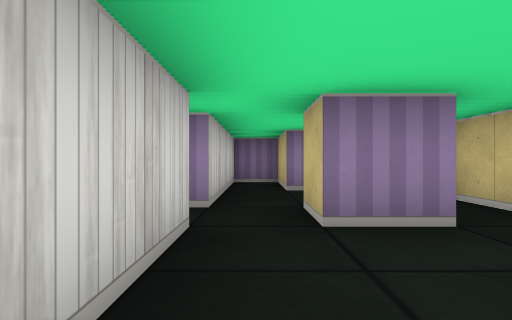
view 1 (above)

16 first-person views from a walk through a cub3D ray-caster map. The camera is about half as high as the walls, looks level and sees 75° across. The floor is counted in squares. Each view is taken from the middle of a square. On the plan, view 1 faces up. The plan holds only what a view shows up to about 9 squares ahead; the rest is blank. The place goes on beyond the plan.

view 2
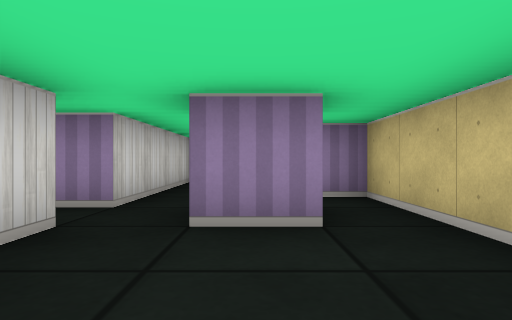

view 3
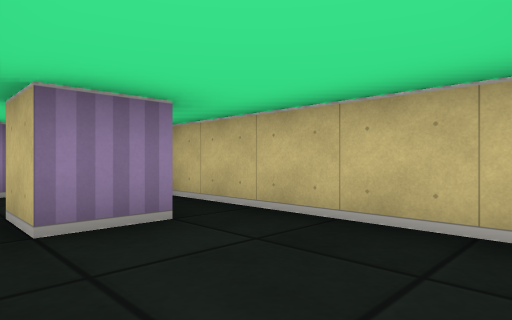

view 4
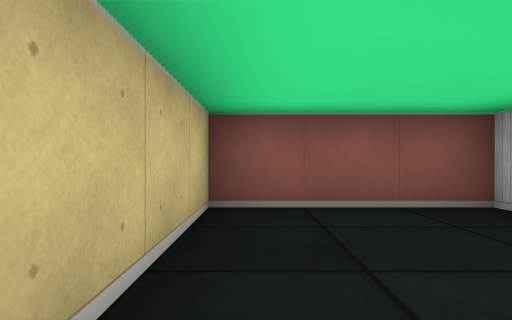

view 5
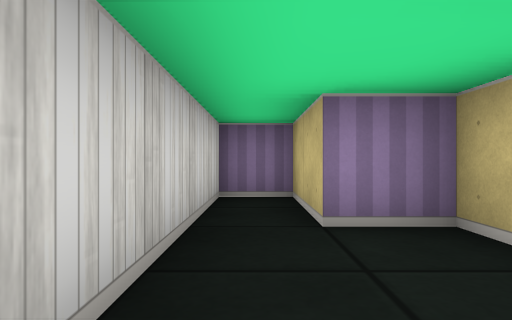

view 6
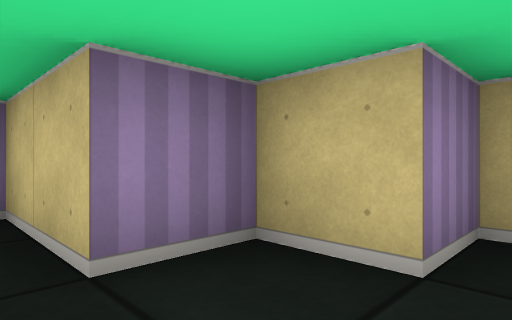

view 7
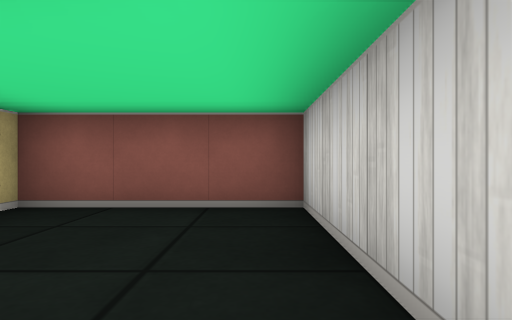

view 8
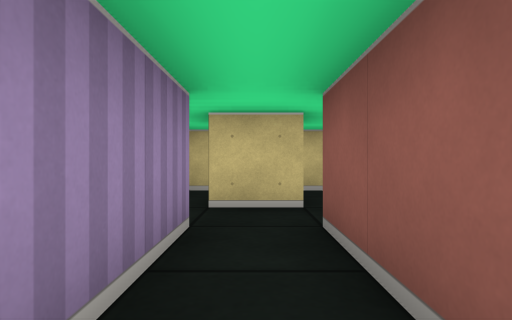

view 9
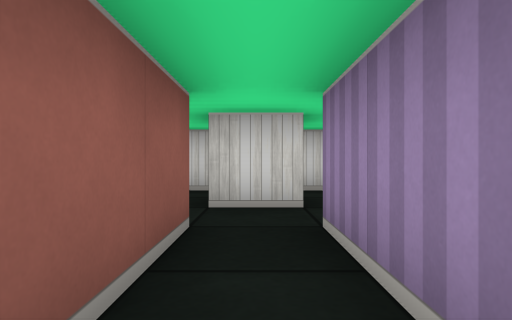

view 10
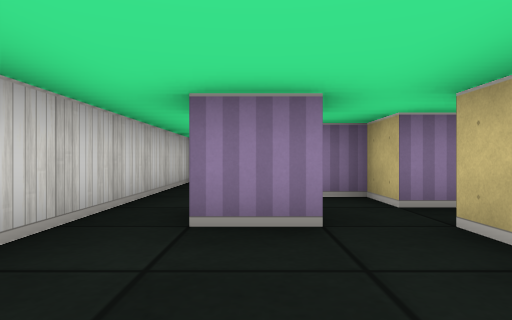

view 11
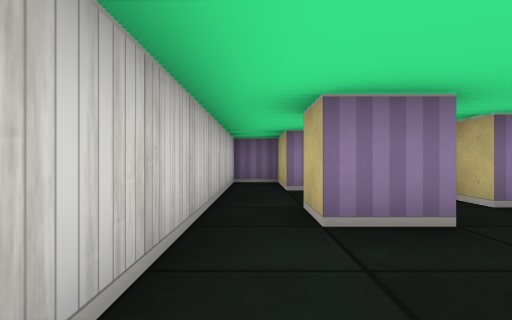

view 12
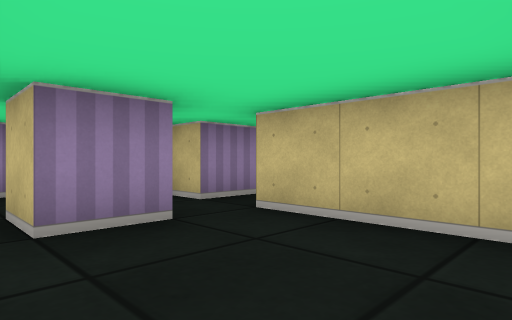

view 13
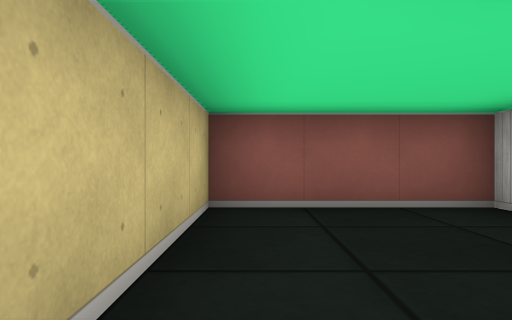

view 14
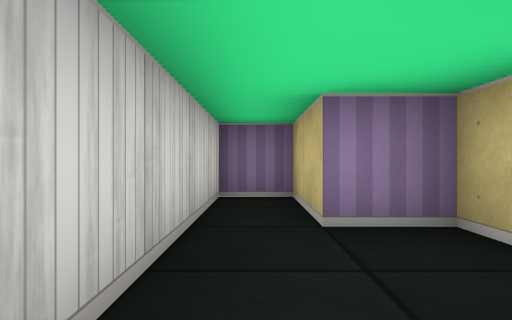

view 15
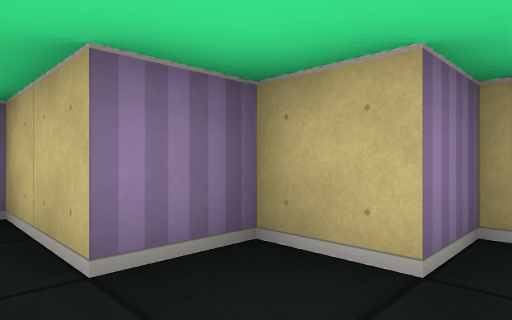

view 16
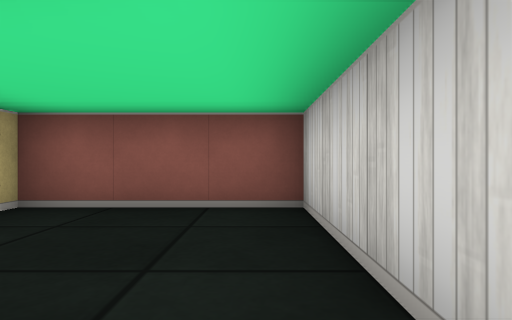

### Floor plan
Points are (right, up) in squares from view 1. A wall is a line through its corners. A room is listed if a view was taken in it or the views show most of it. See-through windows are left out.
Room 1 (views 1, 2, 3, 4, 5, 6, 7, 9)
walls: (1.6, 2.5) (0.5, 2.5) (0.5, 3.5); (-2.5, 2.5) (-0.5, 2.5) (-0.5, -0.5) (2.5, -0.5) (2.5, 4.5) (1.5, 4.5) (1.5, 5.5) (0.5, 5.5) (0.5, 7.5) (-0.5, 7.5) (-0.5, 3.5) (-2.5, 3.5)
ways out: opening at (-1.5, 3) to room 2
Room 2 (views 8, 10, 11, 12, 13, 14, 15, 16)
walls: (-3.5, 3.5) (-3.5, 2.5) (-4.5, 2.5) (-4.5, 3.5); (-2.5, 3.5) (-2.5, 4.5) (-3.5, 4.5) (-3.5, 5.5) (-4.5, 5.5) (-4.5, 7.5) (-5.5, 7.5) (-5.5, -0.5) (-2.5, -0.5) (-2.5, 2.5)
ways out: opening at (-1.5, 3) to room 1

Where each view was taken, in squares from view 1:
view 1: 0 up, 0 right, facing up
view 2: 0 up, 1 right, facing up
view 3: 0 up, 0 right, facing up-right
view 4: 3 up, 2 right, facing down
view 5: 3 up, 0 right, facing up
view 6: 4 up, 0 right, facing up-right
view 7: 3 up, 0 right, facing down
view 8: 3 up, 3 left, facing right
view 9: 3 up, 0 right, facing left
view 10: 0 up, 4 left, facing up
view 11: 0 up, 5 left, facing up
view 12: 0 up, 5 left, facing up-right
view 13: 3 up, 3 left, facing down
view 14: 3 up, 5 left, facing up
view 15: 4 up, 5 left, facing up-right
view 16: 3 up, 5 left, facing down
